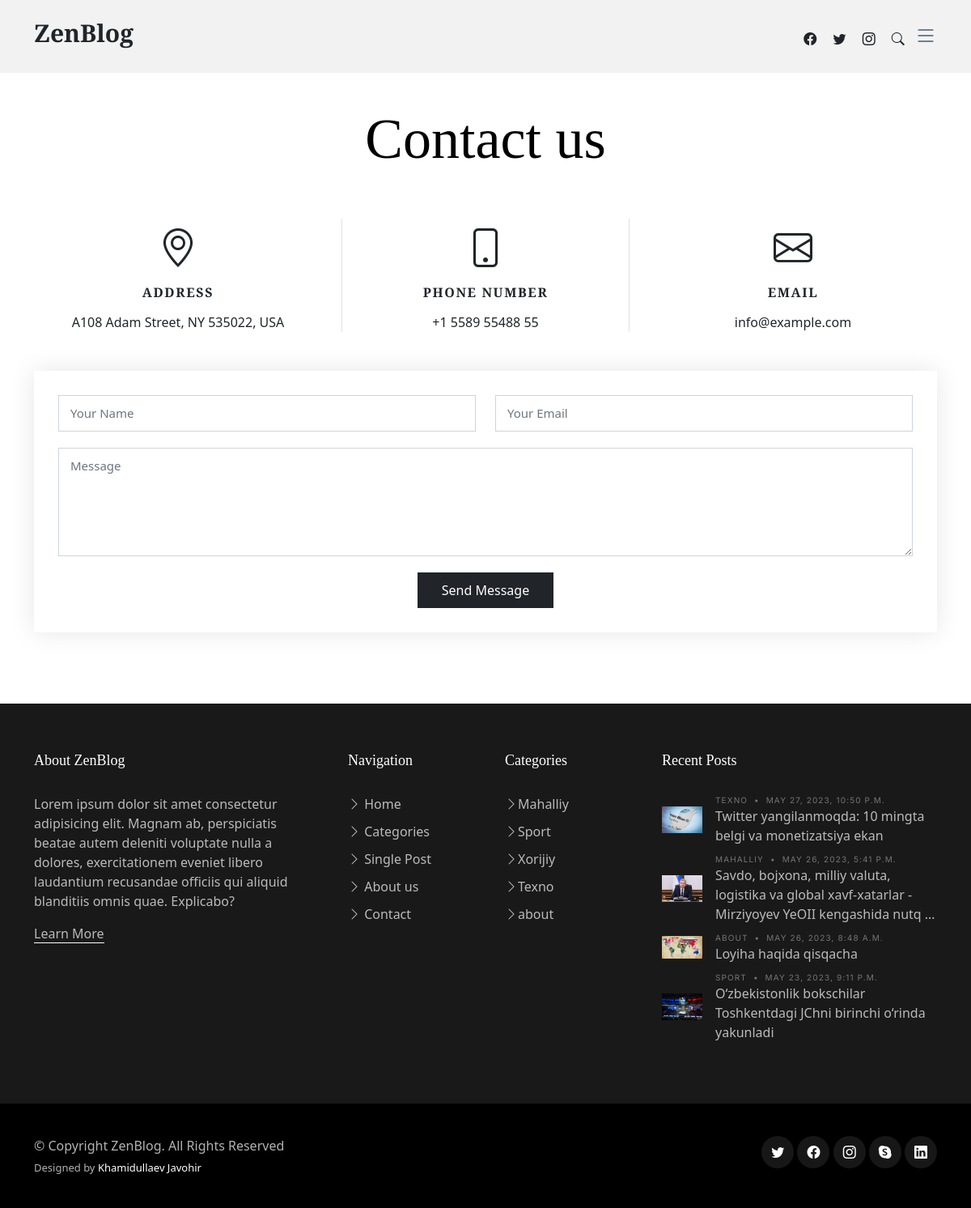
Page /contact/ on the committed database.
### news_app/models.py (models this page shows, shortened)
class Category(models.Model):
    name = models.CharField(max_length=150)
    def __str__(self):
        return self.name

class News(models.Model):
    class Status(models.TextChoices):
        Draft = "DF", "Draft"
        Published = "PB", "Published"
    title = models.CharField(max_length=250)
    slug = models.SlugField(max_length=250)
    body = models.TextField()
    image = models.ImageField(upload_to="news/images")
    category = models.ForeignKey(Category, on_delete=models.CASCADE)
    published_time = models.DateTimeField(default=timezone.now)
    created_time = models.DateTimeField(auto_now_add=True)
    updated_time = models.DateTimeField(auto_now=True)
    status = models.CharField(
        max_length=2, choices=Status.choices, default=Status.Draft
    )
    objects = models.Manager()  # defauld manager
    published = PublishedManager()
    class Meta:
        ordering = ["-published_time"]

### news_app/views.py (the view, shortened to what this page needs)
# urls.py: path("contact/", ContactPageView.as_view(), name="contact_page"),
class ContactPageView(TemplateView):
    template_name = "news/contact.html"
    def get(self, request, *args, **kwargs):
        form = ContactForm()
        context = {"form": form}
        return render(request, "news/contact.html", context)

### news_app/forms.py
class ContactForm(forms.ModelForm):
    class Meta:
        model = Contact
        fields = ["name", "email", "message"]

### news_app/context_procesor.py (called while the page is built)
def top_news(request):
    categories = Category.objects.all()
    top_news = News.published.all().order_by("-published_time")[:4]
    context = {
        "top_news": top_news,
        "categories": categories,
    }
    return context

### news_app/models.py (called while the page is built)
    def get_queryset(self):
        return super().get_queryset().filter(status=News.Status.Published)

### templates/news/contact.html (shortened to what this page needs)
{% extends 'news/base.html' %}
{% load static %}
{% block content %}
  <main id="main">
    <section id="contact" class="contact mb-5">
      <div class="container" data-aos="fade-up">
        <div class="row">
          <div class="col-lg-12 text-center mb-5">
            <h1 class="page-title">Contact us</h1>
          </div>
        </div>
        <div class="row gy-4">
          <div class="col-md-4">
            <div class="info-item">
              <i class="bi bi-geo-alt"></i>
              <h3>Address</h3>
              <address>A108 Adam Street, NY 535022, USA</address>
            </div>
          </div>
          <div class="col-md-4">
            <div class="info-item info-item-borders">
              <i class="bi bi-phone"></i>
              <h3>Phone Number</h3>
              <p><a href="tel:+155895548855">+1 5589 55488 55</a></p>
            </div>
          </div>
          <div class="col-md-4">
            <div class="info-item">
              <i class="bi bi-envelope"></i>
              <h3>Email</h3>
              <p><a href="mailto:info@example.com">info@example.com</a></p>
            </div>
          </div>
        </div>
        <div class="form mt-5">
          <form action="#" method="post" role="form" class="php-email-form">{% csrf_token %}
            <div class="row">
              <div class="form-group col-md-6">
                <input type="text" name="name" class="form-control" id="name" placeholder="Your Name" required>
              </div>
              <div class="form-group col-md-6">
                <input type="email" class="form-control" name="email" id="email" placeholder="Your Email" required>
              </div>
            </div>
            <div class="form-group">
              <textarea class="form-control" name="message" rows="5" placeholder="Message" required></textarea>
            </div>
            <div class="text-center"><button type="submit">Send Message</button></div>
          </form>
        </div>
      </div>
    </section>
  </main>
{% endblock content %}

### templates/news/base.html (shortened to what this page needs)
{% load static %}
<!DOCTYPE html>
<html lang="en">
<head>
  <link href="{% static 'vendor/bootstrap/css/bootstrap.min.css' %}" rel="stylesheet">
  <link href="{% static 'vendor/bootstrap-icons/bootstrap-icons.css' %}" rel="stylesheet">
  <link href="{% static 'vendor/swiper/swiper-bundle.min.css' %}" rel="stylesheet">
  <link href="{% static 'vendor/glightbox/css/glightbox.min.css' %}" rel="stylesheet">
  <link href="{% static 'vendor/aos/aos.css' %}" rel="stylesheet">
  <link href="{% static 'css/variables.css' %}" rel="stylesheet">
  <link href="{% static 'css/main.css' %}" rel="stylesheet">
  <link href="{% static 'css/404-page.css' %}" rel="stylesheet">
</head>
<body>
  <header id="header" class="header d-flex align-items-center fixed-top">
    <div class="container-fluid container-xl d-flex align-items-center justify-content-between">
      <a href="{% url 'home_page' %}" class="logo d-flex align-items-center">
        <h1>ZenBlog</h1>
      </a>
      <div class="position-relative">
        <a href="#" class="mx-2"><span class="bi-facebook"></span></a>
        <a href="#" class="mx-2"><span class="bi-twitter"></span></a>
        <a href="#" class="mx-2"><span class="bi-instagram"></span></a>
        <a href="#" class="mx-2 js-search-open"><span class="bi-search"></span></a>
        <i class="bi bi-list mobile-nav-toggle"></i>
      </div>
    </div>
  </header>
  {% block content %}
  {% endblock content %}
  <footer id="footer" class="footer">
    <div class="footer-content">
      <div class="container">
        <div class="row g-5">
          <div class="col-lg-4">
            <h3 class="footer-heading">About ZenBlog</h3>
            <p>Lorem ipsum dolor sit amet consectetur adipisicing elit. Magnam ab, perspiciatis beatae autem deleniti
              voluptate nulla a dolores, exercitationem eveniet libero laudantium recusandae officiis qui aliquid
              blanditiis omnis quae. Explicabo?</p>
            <p><a href="about.html" class="footer-link-more">Learn More</a></p>
          </div>
          <div class="col-6 col-lg-2">
            <h3 class="footer-heading">Navigation</h3>
            <ul class="footer-links list-unstyled">
              <li><a href="{% url 'home_page' %}"><i class="bi bi-chevron-right"></i> Home</a></li>
              <li><a href="category.html"><i class="bi bi-chevron-right"></i> Categories</a></li>
              <li><a href="single-post.html"><i class="bi bi-chevron-right"></i> Single Post</a></li>
              <li><a href="about.html"><i class="bi bi-chevron-right"></i> About us</a></li>
              <li><a href="{% url 'contact_page' %}"><i class="bi bi-chevron-right"></i> Contact</a></li>
            </ul>
          </div>
          <div class="col-6 col-lg-2">
            <h3 class="footer-heading">Categories</h3>
            <ul class="footer-links list-unstyled">
              {% for category in categories %}
              <li><a href="category.html"><i class="bi bi-chevron-right"></i>{{ category.name }}</a></li>
              {% endfor %}
            </ul>
          </div>
          <div class="col-lg-4">
            <h3 class="footer-heading">Recent Posts</h3>
            <ul class="footer-links footer-blog-entry list-unstyled">
              {% for news in top_news %}
              <li>
                <a href="{% url 'detail_page' news.pk %}" class="d-flex align-items-center">
                  <img src="{{ news.image.url }}" alt="" class="img-fluid me-3">
                  <div>
                    <div class="post-meta d-block"><span class="date">{{ news.category }}</span> <span class="mx-1">&bullet;</span>
                      <span>{{ news.published_time }}</span>
                    </div>
                    <span>{{ news.title | truncatewords:13 }}</span>
                  </div>
                </a>
              </li>
              {% endfor %}
            </ul>
          </div>
        </div>
      </div>
    </div>
    <div class="footer-legal">
      <div class="container">
        <div class="row justify-content-between">
          <div class="col-md-6 text-center text-md-start mb-3 mb-md-0">
            <div class="copyright">
              © Copyright <strong><span>ZenBlog</span></strong>. All Rights Reserved
            </div>
            <div class="credits">
              Designed by <a href="https://github.com/Javohir-dev">Khamidullaev Javohir</a>
            </div>
          </div>
          <div class="col-md-6">
            <div class="social-links mb-3 mb-lg-0 text-center text-md-end">
              <a href="#" class="twitter"><i class="bi bi-twitter"></i></a>
              <a href="#" class="facebook"><i class="bi bi-facebook"></i></a>
              <a href="#" class="instagram"><i class="bi bi-instagram"></i></a>
              <a href="#" class="google-plus"><i class="bi bi-skype"></i></a>
              <a href="#" class="linkedin"><i class="bi bi-linkedin"></i></a>
            </div>
          </div>
        </div>
      </div>
    </div>
  </footer>
</body>
</html>

### static/css/variables.css (style rules this page uses)
:root { --font-default: 'EB Garamond', system-ui, -apple-system, "Segoe UI", Roboto, "Helvetica Neue", Arial, "Noto Sans", "Liberation Sans", sans-serif, "Apple Color Emoji", "Segoe UI Emoji", "Segoe UI Symbol", "Noto Color Emoji"; --font-primary: 'EB Garamond', serif; --font-secondary: 'Inter', sans-serif; --color-default: #212529; --color-default-rgb: 33, 37, 41; --color-links: #212529; --color-links-hover: #15171a; --color-primary: #212529; --color-primary-light: #26282c; --color-primary-dark: #0b0c0e; --color-primary-rgb: 33, 37, 41; --color-primary-light-rgb: 38, 40, 44; --color-primary-dark-rgb: 11, 12, 14; --color-secondary: #596d80; --color-secondary-light: #8498aa; --color-secondary-dark: #404f5c; --color-secondary-rgb: 89, 109, 128; --color-secondary-light-rgb: 132, 152, 170; --color-secondary-dark-rgb: 64, 79, 92; --color-blue: #0d6efd; --color-blue-rgb: 13, 110, 253; --color-indigo: #6610f2; --color-indigo-rgb: 102, 16, 242; --color-purple: #6f42c1; --color-purple-rgb: 111, 66, 193; --color-pink: #f3268c; --color-pink-rgb: 243, 38, 140; --color-red: #df1529; --color-red-rgb: 223, 21, 4; --color-orange: #fd7e14; --color-orange-rgb: 253, 126, 20; --color-yellow: #ffc107; --color-yellow-rgb: 255, 193, 7; --color-green: #059652; --color-green-rgb: 5, 150, 82; --color-teal: #20c997; --color-teal-rgb: 32, 201, 151; --color-cyan: #0dcaf0; --color-cyan-rgb: 13, 202, 240; --color-white: #ffffff; --color-white-rgb: 255, 255, 255; --color-gray: #6c757d; --color-gray-rgb: 108, 117, 125; --color-black: #000000; --color-black-rgb: 0, 0, 0; }
:root { --bs-blue: var(--color-blue); --bs-indigo: var(--color-indigo); --bs-purple: var(--color-purple); --bs-pink: var(--color-pink); --bs-red: var(--color-red); --bs-orange: var(--color-orange); --bs-yellow: var(--color-yellow); --bs-green: var(--color-green); --bs-teal: var(--color-teal); --bs-cyan: var(--color-cyan); --bs-white: var(--color-white); --bs-gray: var(--color-gray); --bs-gray-dark: #343a40; --bs-gray-100: #f8f9fa; --bs-gray-200: #e9ecef; --bs-gray-300: #dee2e6; --bs-gray-400: #ced4da; --bs-gray-500: #adb5bd; --bs-gray-600: #6c757d; --bs-gray-700: #495057; --bs-gray-800: #343a40; --bs-gray-900: #212529; --bs-primary: var(--color-blue); --bs-secondary: var(--color-blue); --bs-success: #198754; --bs-info: #0dcaf0; --bs-warning: #ffc107; --bs-danger: #dc3545; --bs-light: #f8f9fa; --bs-dark: #212529; --bs-primary-rgb: var(--color-primary-rgb); --bs-secondary-rgb: var(--color-secondary-rgb); --bs-success-rgb: 25, 135, 84; --bs-info-rgb: 13, 202, 240; --bs-warning-rgb: 255, 193, 7; --bs-danger-rgb: 220, 53, 69; --bs-light-rgb: 248, 249, 250; --bs-dark-rgb: 33, 37, 41; --bs-white-rgb: var(--color-white-rgb); --bs-black-rgb: var(--color-black-rgb); --bs-body-color-rgb: var(--color-default-rgb); --bs-body-bg-rgb: 255, 255, 255; --bs-font-sans-serif: var(--font-default); --bs-font-monospace: SFMono-Regular, Menlo, Monaco, Consolas, "Liberation Mono", "Courier New", monospace; --bs-gradient: linear-gradient(180deg, rgba(255, 255, 255, 0.15), rgba(255, 255, 255, 0)); --bs-body-font-family: var(--font-default); --bs-body-font-size: 1rem; --bs-body-font-weight: 400; --bs-body-line-height: 1.5; --bs-body-color: var(--color-default); --bs-body-bg: #fff; }

### static/css/404-page.css (style rules this page uses)
a { text-decoration: none; }

### rows in the picture
Category: name "Mahalliy"
Category: name "Sport"
Category: name "Xorijiy"
Category: name "Texno"
Category: name "about"
News: image (picture), category "TEXNO", published_time "MAY 27, 2023, 10:50 P.M.", title "Twitter yangilanmoqda: 10 mingta belgi va monetizatsiya ekan"
News: image (picture), category "MAHALLIY", published_time "MAY 26, 2023, 5:41 P.M.", title "Savdo, bojxona, milliy valuta, logistika va global xavf-xatarlar - Mirziyoyev YeOII kengashida nutq …"
News: image (picture), category "ABOUT", published_time "MAY 26, 2023, 8:48 A.M.", title "Loyiha haqida qisqacha"
News: image (picture), category "SPORT", published_time "MAY 23, 2023, 9:11 P.M.", title "O‘zbekistonlik bokschilar Toshkentdagi JChni birinchi o‘rinda yakunladi"
